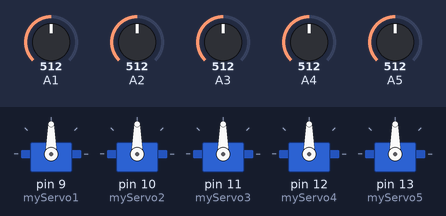
The sketch below on a simulated Arduino Uno, built with avr-gcc and run on an emulated ATmega328P. Parts: 5 × servo. The test bench sets the inputs (shaded band); at power-on: A1 = 512, A2 = 512, A3 = 512, A4 = 512, A5 = 512.

Above: at 6.2 s.
6.3 s: A1 set to 716
At 7.5 s:
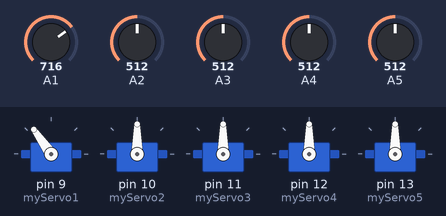
7.8 s: A2 set to 716
At 8.6 s:
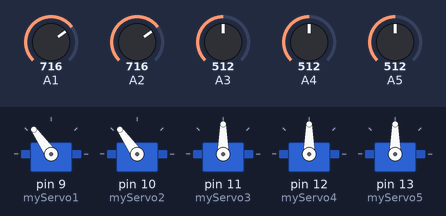
9.3 s: A3 set to 716
At 10.0 s:
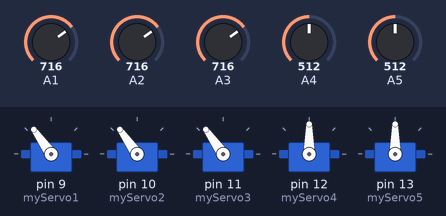
10.8 s: A4 set to 716
At 12.0 s:
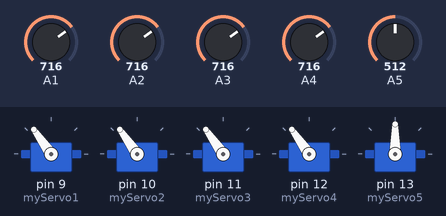
12.3 s: A5 set to 716
At 13.5 s:
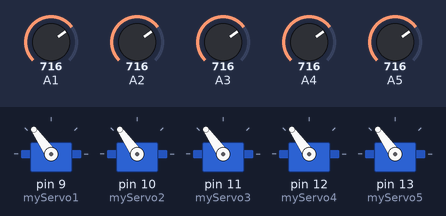
13.8 s: A1 set to 992
At 14.5 s:
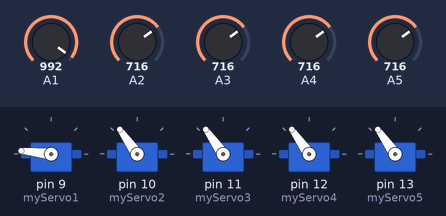
Timing chart, 0 to 16.3 s (numbered marks = the images above; inputs shaded):
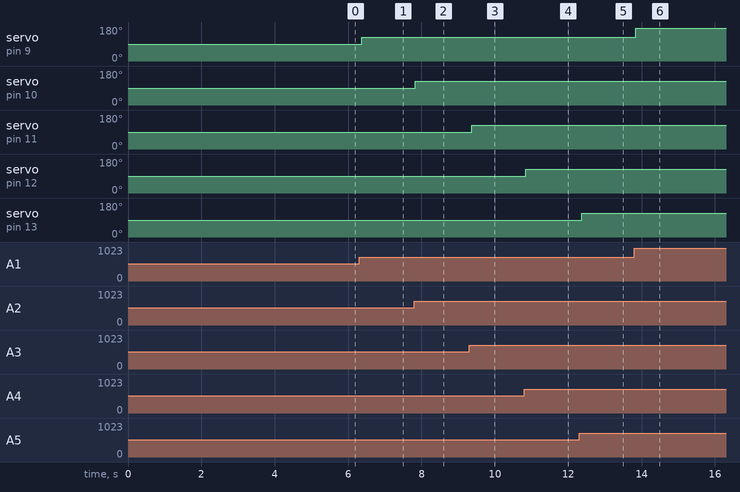

Measured:
- after the input at 6.3 s, servo on pin 9 (myServo1): 90° → 125° after 0.07 s
- after the input at 7.8 s, servo on pin 10 (myServo2): 90° → 125° at once
- after the input at 9.3 s, servo on pin 11 (myServo3): 90° → 125° after 0.07 s
- after the input at 10.8 s, servo on pin 12 (myServo4): 90° → 125° at once
- after the input at 12.3 s, servo on pin 13 (myServo5): 90° → 125° after 0.07 s
- after the input at 13.8 s, servo on pin 9 (myServo1): 125° → 174° at once

The sketch:

ControllingServoMotors.ino
```cpp
#include <Servo.h>

Servo myServo1;
Servo myServo2;
Servo myServo3;
Servo myServo4;
Servo myServo5;

int val1;
int val2;
int val3;
int val4;
int val5;
int initialPos = 90;

void setup() {
  myServo1.attach(9);
  myServo2.attach(10);
  myServo3.attach(11);
  myServo4.attach(12);
  myServo5.attach(13);

  myServo1.write(initialPos);
  myServo2.write(initialPos);
  myServo3.write(initialPos);
  myServo4.write(initialPos);
  myServo5.write(initialPos);
  delay(5000);
  }

void loop() {
  val1 =  analogRead(1);
  val1 = map(val1, 0, 1023,0 ,180);
  myServo1.write(val1);
  delay(15);

  val2 =  analogRead(2);
  val2 = map(val2, 0, 1023,0 ,180);
  myServo2.write(val2);
  delay(15);

  val3 =  analogRead(3);
  val3 = map(val3, 0, 1023,0 ,180);
  myServo3.write(val3);
  delay(15);

  val4 =  analogRead(4);
  val4 = map(val4, 0, 1023,0 ,180);
  myServo4.write(val4);
  delay(15);

  val5 =  analogRead(5);
  val5 = map(val5, 0, 1023,0 ,180);
  myServo5.write(val5);
  delay(15);
}
```
